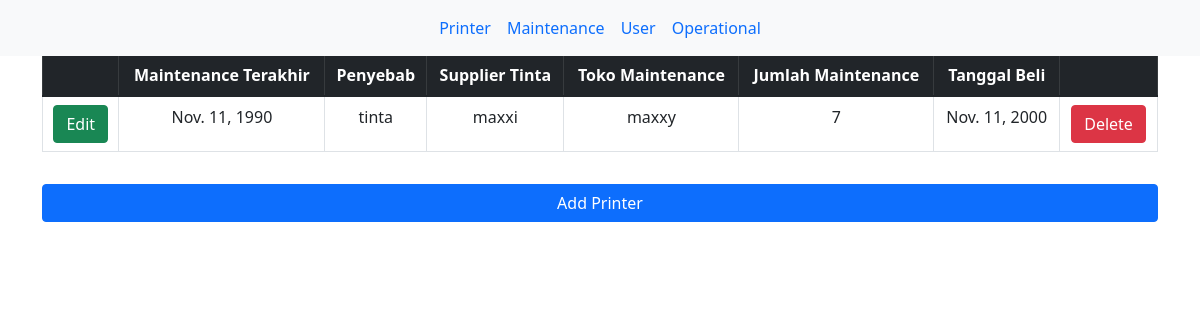
Screenshot of /printer/mt/ with the database file from the repository.
### printer/models.py (models this page shows)
class Maintenance(models.Model):
  last_mt = models.DateField()
  cause = models.TextField()
  supplier_tinta = models.CharField(max_length=255)
  mt_store = models.CharField(max_length=255)
  count_mt = models.IntegerField()
  tgl_beli = models.DateField()

### printer/views.py (the view)
# urls.py: path('mt/', views.mt, name='mt'),
def mt(request):
  mymt = Maintenance.objects.all().values()
  template = loader.get_template('mt.html')
  context = {
    'mymt': mymt,
  }
  return HttpResponse(template.render(context, request))

### printer/templates/mt.html (shortened to what this page needs)
<!DOCTYPE html>
<html>
    <head>
        <link rel="stylesheet" href="https://cdn.jsdelivr.net/npm/bootstrap@5.1.3/dist/css/bootstrap.min.css">
    </head>
<body>
    <nav class="navbar navbar-expand-sm bg-light justify-content-center fixed-top">
        <ul class="navbar-nav">
            <li class="nav-item">
                <a class="nav-link" href="/printer/">Printer</a>
            </li>
            <li class="nav-item">
                <a class="nav-link" href="mt/">Maintenance</a>
            </li>
            <li class="nav-item">
                <a class="nav-link" href="/printer/users/">User</a>
            </li>
            <li class="nav-item">
                <a class="nav-link" href="ops/">Operational</a>
            </li>
        </ul>
    </nav>
    <p class="h2 text-center">Maintenance</p>
    <div class="container mt-3">
        <table class="table table-hover table-bordered text-center">
            <thead class="table-dark">
                <tr>
                    <th></th>
                    <th>Maintenance Terakhir</th>
                    <th>Penyebab</th>
                    <th>Supplier Tinta</th>
                    <th>Toko Maintenance</th>
                    <th>Jumlah Maintenance</th>
                    <th>Tanggal Beli</th>
                    <th></th>
                </tr>
            </thead>
            {% for x in mymt%}
            <tbody>
                <tr>
                    <td><a href="update/{{ x.id }}" class='btn btn-success'>Edit</a></td>
                    <td>{{ x.last_mt }}</td>
                    <td>{{ x.cause }}</td>
                    <td>{{ x.supplier_tinta }}</td>
                    <td>{{ x.mt_store }}</td>
                    <td>{{ x.count_mt }}</td>
                    <td>{{ x.tgl_beli }}</td>
                    <td><a href="delete/{{ x.id }}" class='btn btn-danger text-white'>Delete</a></td>
                </tr>
            </tbody>
            {% endfor %}
        </table>
        <div class="d-grid">
            <a href="add/" class="btn btn-primary mt-3 btn-block">Add Printer</a>
       </div>
    </div>
</body>
</html>

### rows the page displays
Maintenance: last_mt "Nov. 11, 1990", cause "tinta", supplier_tinta "maxxi", mt_store "maxxy", count_mt "7", tgl_beli "Nov. 11, 2000"
